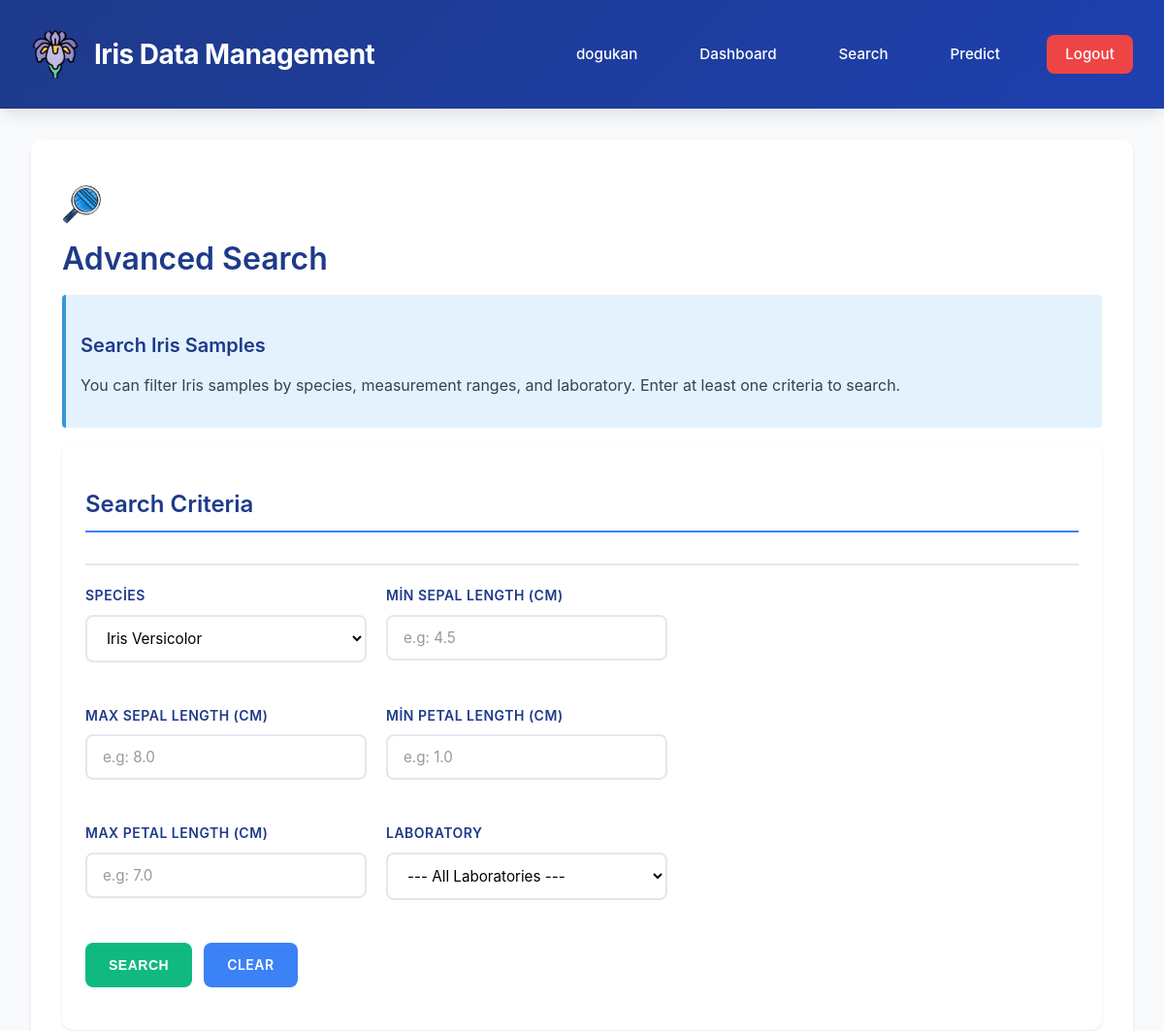
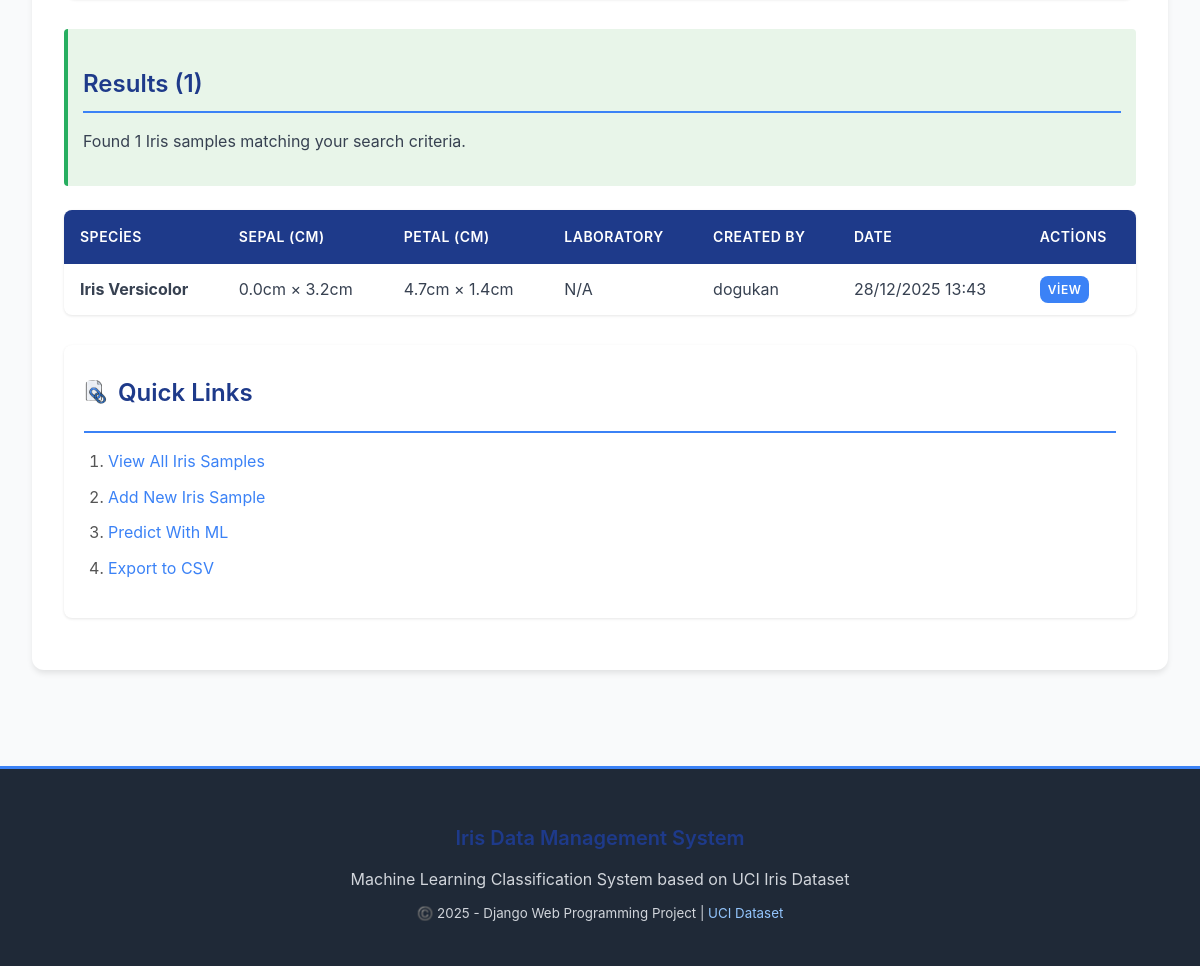
The app's page /search/?species=versicolor (signed in) with its own data (2 pictures, top to bottom).
### iris_app/models.py (models this page shows, shortened)
class IrisPlant(models.Model):
    SPECIES_CHOICES = [
        ('setosa', 'Iris Setosa'),
        ('versicolor', 'Iris Versicolor'),
        ('virginica', 'Iris Virginica'),
    ]
    sepal_length = models.FloatField(
        verbose_name="Sepal Length (cm)",
        validators=[MinValueValidator(0.0)],
        help_text="Length of the sepal (in cm)"
    )
    sepal_width = models.FloatField(
        verbose_name="Sepal Width (cm)",
        validators=[MinValueValidator(0.0)],
        help_text="Width of the sepal (in cm)"
    )
    petal_length = models.FloatField(
        verbose_name="Petal Length (cm)",
        validators=[MinValueValidator(0.0)],
        help_text="Length of the petal (in cm)"
    )
    petal_width = models.FloatField(
        verbose_name="Petal Width (cm)",
        validators=[MinValueValidator(0.0)],
        help_text="Width of the petal (in cm)"
    )
    species = models.CharField(
        max_length=50,
        choices=SPECIES_CHOICES,
        verbose_name="Species",
        help_text="Iris plant species (setosa, versicolor or virginica)"
    )
    lab = models.ForeignKey(
        Laboratory,
        on_delete=models.SET_NULL,
        null=True,
        blank=True,
        verbose_name="Laboratory",
        related_name='iris_plants',
        help_text="Source laboratory of this sample"
    )
    created_by = models.ForeignKey(
        User,
        on_delete=models.CASCADE,
        verbose_name="Created By",
        related_name='iris_plants',
        help_text="User who created this record"
    )
    created_at = models.DateTimeField(
        auto_now_add=True,
        verbose_name="Created At"
    )
    updated_at = models.DateTimeField(
        auto_now=True,
        verbose_name="Updated At"
    )
    class Meta:
        ordering = ['-created_at']
        verbose_name = 'Iris Sample'
        verbose_name_plural = 'Iris Samples'
        indexes = [
            models.Index(fields=['species']),
            models.Index(fields=['created_at']),
            models.Index(fields=['created_by']),
        ]

### iris_app/views.py (the view)
# urls.py: path('search/', views.iris_search, name='iris_search'),
@login_required(login_url='login')
def iris_search(request):
    form = IrisSearchForm(request.GET or None)
    results = IrisPlant.objects.all().select_related('lab', 'created_by')
    search_performed = False
    if request.method == 'GET' and request.GET:
        form = IrisSearchForm(request.GET)
        if form.is_valid():
            search_performed = True
            species = form.cleaned_data.get('species')
            if species:
                results = results.filter(species=species)
            min_sepal_length = form.cleaned_data.get('min_sepal_length')
            if min_sepal_length is not None:
                results = results.filter(sepal_length__gte=min_sepal_length)
            max_sepal_length = form.cleaned_data.get('max_sepal_length')
            if max_sepal_length is not None:
                results = results.filter(sepal_length__lte=max_sepal_length)
            min_petal_length = form.cleaned_data.get('min_petal_length')
            if min_petal_length is not None:
                results = results.filter(petal_length__gte=min_petal_length)
            max_petal_length = form.cleaned_data.get('max_petal_length')
            if max_petal_length is not None:
                results = results.filter(petal_length__lte=max_petal_length)
            lab = form.cleaned_data.get('lab')
            if lab:
                results = results.filter(lab=lab)
    else:
        form = IrisSearchForm()
    context = {
        'form': form,
        'results': results,
        'result_count': results.count(),
        'search_performed': search_performed,
    }
    return render(request, 'iris_app/search.html', context)

### iris_app/templates/iris_app/search.html (shortened to what this page needs)
{% extends 'iris_app/base.html' %}
{% load static %}
{% block content %}
<img src="{% static 'images/searchs.png' %}" alt="Ara" style="width: 40px; vertical-align: middle;">
<h1>Advanced Search</h1>
<div class="div-info">
    <h3>Search Iris Samples</h3>
    <p>You can filter Iris samples by species, measurement ranges, and laboratory. Enter at least one criteria to search.</p>
</div>
<div class="card">
    <div class="card-header">
        <h2>Search Criteria</h2>
    </div>
    <div class="card-body">
        <form method="GET" novalidate>
            <div style="display: grid; grid-template-columns: repeat(auto-fit, minmax(280px, 1fr)); gap: 20px;">
                <div class="form-group">
                    <label for="id_species">Species</label>
                    <select id="id_species" name="species" class="form-input">
                        <option value="versicolor" {% if request.GET.species == 'versicolor' %}selected{% endif %}>Iris Versicolor</option>
                    </select>
                </div>
                <div class="form-group">
                    <label for="id_min_sepal_length">Min Sepal Length (cm)</label>
                    <input type="number" id="id_min_sepal_length" name="min_sepal_length" step="0.1" min="0" class="form-input" placeholder="e.g: 4.5" value="{{ request.GET.min_sepal_length }}">
                </div>
                <div class="form-group">
                    <label for="id_max_sepal_length">Max Sepal Length (cm)</label>
                    <input type="number" id="id_max_sepal_length" name="max_sepal_length" step="0.1" min="0" class="form-input" placeholder="e.g: 8.0" value="{{ request.GET.max_sepal_length }}">
                </div>
                <div class="form-group">
                    <label for="id_min_petal_length">Min Petal Length (cm)</label>
                    <input type="number" id="id_min_petal_length" name="min_petal_length" step="0.1" min="0" class="form-input" placeholder="e.g: 1.0" value="{{ request.GET.min_petal_length }}">
                </div>
                <div class="form-group">
                    <label for="id_max_petal_length">Max Petal Length (cm)</label>
                    <input type="number" id="id_max_petal_length" name="max_petal_length" step="0.1" min="0" class="form-input" placeholder="e.g: 7.0" value="{{ request.GET.max_petal_length }}">
                </div>
                <div class="form-group">
                    <label for="id_lab">Laboratory</label>
                    <select id="id_lab" name="lab" class="form-input">
                        <option value="">--- All Laboratories ---</option>
                    </select>
                </div>
            </div>
            <div class="btn-group" style="margin-top: 20px;">
                <button type="submit" class="btn btn-success">Search</button>
                <a href="{% url 'iris_search' %}" class="btn">Clear</a>
            </div>
        </form>
    </div>
</div>
{% if search_performed %}
    <div style="margin-top: 30px;">
        {% if results %}
            <div class="div-success">
                <h2>Results ({{ result_count }})</h2>
                <p>Found {{ result_count }} Iris samples matching your search criteria.</p>
            </div>
            <table>
                <thead>
                    <tr>
                        <th>Species</th>
                        <th>Sepal (cm)</th>
                        <th>Petal (cm)</th>
                        <th>Laboratory</th>
                        <th>Created By</th>
                        <th>Date</th>
                        <th>Actions</th>
                    </tr>
                </thead>
                <tbody>
                    {% for sample in results %}
                    <tr>
                        <td><strong>{{ sample.get_species_display }}</strong></td>
                        <td>{{ sample.sepal_length }}cm × {{ sample.sepal_width }}cm</td>
                        <td>{{ sample.petal_length }}cm × {{ sample.petal_width }}cm</td>
                        <td>{{ sample.lab.name|default:"N/A" }}</td>
                        <td>{{ sample.created_by.username }}</td>
                        <td>{{ sample.created_at|date:"d/m/Y H:i" }}</td>
                        <td>
                            <a href="{% url 'iris_detail' sample.pk %}" class="btn" style="padding: 4px 8px; font-size: 12px;">View</a>
                        </td>
                    </tr>
                    {% endfor %}
                </tbody>
            </table>
        {% else %}
            <div class="div-danger">
                <h2> No Results Found</h2>
                <p>No Iris samples match your search criteria. Please try different search parameters.</p>
                <a href="{% url 'iris_search' %}" class="btn" style="margin-top: 10px;">Clear Search</a>
            </div>
        {% endif %}
    </div>
{% endif %}
<div class="div-section" style="margin-top: 30px;">
    <h2 style="display: flex; align-items: center; gap: 10px; margin-top: 0;">
    <img src="{% static 'images/hyperlink.png' %}" alt="Idea Icon" style="width: 24px; height: 24px;" onerror="this.style.display='none'">
    Quick Links
</h2>
    <ol>
        <li><a href="{% url 'iris_list' %}">View All Iris Samples</a></li>
        <li><a href="{% url 'iris_create' %}">Add New Iris Sample</a></li>
        <li><a href="{% url 'iris_predict' %}">Predict With ML</a></li>
        <li><a href="{% url 'export_csv' %}">Export to CSV</a></li>
    </ol>
</div>
{% endblock %}

### iris_app/templates/iris_app/base.html (shortened to what this page needs)
{% load static %}
<!DOCTYPE html>
<html lang="tr">
<head>
    <link rel="stylesheet" href="{% static 'css/style.css' %}">
</head>
<body>
<header>
    <div class="container">
        <div style="display: flex; align-items: center; gap: 15px;">
            <img src="{% static 'images/iris-flower.png' %}"
                 alt="Iris Logo"
                 style="width: 50px; height: 50px; border-radius: 50%;">
            <h1>Iris Data Management</h1>
        </div>
        <nav>
            {% if user.is_authenticated %}
                <span>{{ user.first_name|default:user.username }}</span>
                <a href="{% url 'iris_list' %}">Dashboard</a>
                <a href="{% url 'iris_search' %}">Search</a>
                <a href="{% url 'iris_predict' %}">Predict</a>
                <a href="{% url 'logout' %}" class="logout-btn">Logout</a>
            {% else %}
                <a href="{% url 'login' %}">Sign In</a>
                <a href="{% url 'register' %}">Sign Up</a>
            {% endif %}
        </nav>
    </div>
</header>
<div class="main-content">
    <div class="container">
        <div class="main-container">
            {% block content %}{% endblock %}
        </div>
    </div>
</div>
<footer>
    <h3>Iris Data Management System</h3>
    <p>Machine Learning Classification System based on UCI Iris Dataset</p>
    <p><small>©️ 2025 - Django Web Programming Project | <a href="https://archive.ics.uci.edu/ml/datasets/iris" target="_blank">UCI Dataset</a></small></p>
</footer>
</body>
</html>

### iris_app/static/css/style.css (style rules this page uses)
* { margin: 0; padding: 0; box-sizing: border-box; }
:root { --primary-color: #2c3e50; --secondary-color: #3498db; --success-color: #27ae60; --danger-color: #e74c3c; --warning-color: #f39c12; --info-color: #16a085; --light-bg: #ecf0f1; --dark-text: #2c3e50; --border-color: #bdc3c7; --shadow: 0 2px 8px rgba(0, 0, 0, 0.1); --shadow-lg: 0 4px 16px rgba(0, 0, 0, 0.15); }
html { scroll-behavior: smooth; }
body { font-family: 'Segoe UI', Tahoma, Geneva, Verdana, sans-serif; background-color: #f8f9fa; color: var(--dark-text); line-height: 1.6; margin: 0; padding: 0; }
header { background: linear-gradient(135deg, var(--primary-color) 0%, var(--secondary-color) 100%); color: white; padding: 20px 0; box-shadow: var(--shadow-lg); position: sticky; top: 0; z-index: 100; }
header h1 { font-size: 28px; font-weight: 600; margin: 0; letter-spacing: 1px; color: white; }
header nav { display: flex; gap: 25px; align-items: center; }
header nav a, header nav span { color: white; text-decoration: none; font-weight: 500; transition: all 0.3s ease; padding: 8px 12px; border-radius: 4px; }
header nav a.logout-btn { background-color: var(--danger-color); padding: 8px 16px; }
.container { max-width: 1200px; margin: 30px auto; padding: 0 20px; }
.main-container { background: white; border-radius: 8px; padding: 30px; box-shadow: var(--shadow); min-height: 60vh; }
h1, h2, h3, h4, h5, h6 { color: var(--primary-color); margin-top: 20px; margin-bottom: 15px; font-weight: 600; line-height: 1.4; }
h1 { font-size: 32px; }
h2 { font-size: 24px; border-bottom: 3px solid var(--secondary-color); padding-bottom: 10px; }
h3 { font-size: 20px; }
p { margin-bottom: 15px; color: #555; }
ul, ol { margin-left: 25px; margin-bottom: 15px; }
ul li, ol li { margin-bottom: 10px; color: #555; }
form { max-width: 600px; margin: 20px 0; }
.form-group { margin-bottom: 20px; display: flex; flex-direction: column; }
label { font-weight: 600; color: var(--primary-color); margin-bottom: 8px; font-size: 14px; }
.form-input, .form-select, .form-textarea, .form-file { padding: 12px; border: 2px solid var(--border-color); border-radius: 6px; font-size: 14px; font-family: inherit; transition: all 0.3s ease; background-color: white; }
.form-input::placeholder, .form-textarea::placeholder { color: #999; }
button, .btn, input[type="submit"], input[type="reset"] { padding: 12px 24px; background-color: var(--secondary-color); color: white; border: none; border-radius: 6px; font-size: 14px; font-weight: 600; cursor: pointer; transition: all 0.3s ease; display: inline-block; text-decoration: none; }
.btn-success { background-color: var(--success-color); }
.btn-group { display: flex; gap: 10px; margin-top: 20px; flex-wrap: wrap; }
table { width: 100%; border-collapse: collapse; margin: 20px 0; background-color: white; border-radius: 8px; overflow: hidden; box-shadow: var(--shadow); }
thead { background-color: var(--primary-color); color: white; }
th { padding: 15px; text-align: left; font-weight: 600; border: none; }
td { padding: 12px 15px; border-bottom: 1px solid var(--light-bg); }
tbody tr:last-child td { border-bottom: none; }
.card { background: white; border-radius: 8px; padding: 20px; margin-bottom: 20px; box-shadow: var(--shadow); transition: all 0.3s ease; }
.card-header { border-bottom: 2px solid var(--light-bg); padding-bottom: 15px; margin-bottom: 15px; }
.card-body { padding: 0; }
.div-section { padding: 20px; background: white; border-radius: 8px; margin-bottom: 20px; box-shadow: var(--shadow); }
.div-info { background-color: #e3f2fd; border-left: 4px solid var(--secondary-color); padding: 15px; border-radius: 4px; margin: 15px 0; }
.div-success { background-color: #e8f5e9; border-left: 4px solid var(--success-color); padding: 15px; border-radius: 4px; margin: 15px 0; }
a { color: var(--secondary-color); text-decoration: none; transition: all 0.3s ease; }
img { max-width: 100%; height: auto; border-radius: 8px; margin: 15px 0; }
footer { background-color: var(--primary-color); color: white; text-align: center; padding: 20px; margin-top: 50px; border-top: 3px solid var(--secondary-color); }
footer p { margin: 10px 0; color: white; }

### records on screen
IrisPlant: species "Iris Versicolor", sepal_length "0.0", sepal_width "3.2", petal_length "4.7", petal_width "1.4", lab.name "N/A", created_by.username "dogukan", created_at "28/12/2025 13:43"

### other values on screen
{{ user.first_name|default:user.username }} "dogukan"
{{ result_count }} "1"
